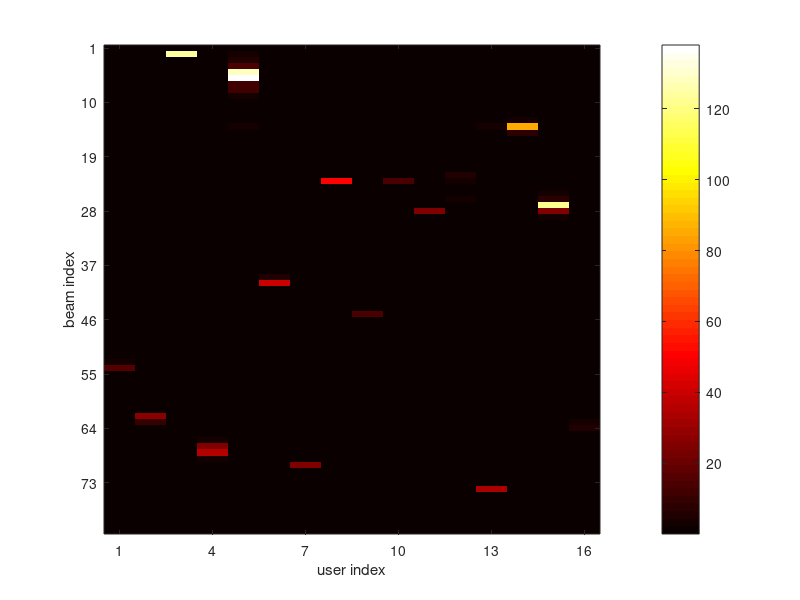

The MATLAB source for this figure:
% mmWave BeamSpace MIMO channel with ULA
clear;close all;clc;

% parameters settings
N = 81;   % TX antenna nums
K = 16;   % user nums
L = 2;    % NLOS path nums
%SNR = 30; % SNR in dB
var = [1, 0.01, 0.01]; % channel attenuation

% original channel matrix
H = zeros(N, K);

% set Only LOS components
%L = 0;

for k=1:K
    % random distribution of channel parameters
    theta = rand(1, L+1)-0.5;
    beta = sqrt(var/2).*(randn(1, L+1) +1i*randn(1, L+1));
    % array steering vector
    a = exp(-2*1i*pi*theta'*((0:N-1)-(N-1)/2))';
    
    h_k = zeros(N, 1);
    for l=1:L+1
        h_k = h_k + kron(beta(:,l), a(:,l));
    end
    H(:, k) = h_k;
end

%disp(H);
%save('ori_H.mat', 'H')

% construct U matrix for beamspace
U = zeros(N, N);
theta_b = ((1:N)-(N+1)/2)/N;
for n=1:N
    a_b = exp(-2*1i*pi*theta_b(n)*((0:N-1)-(N-1)/2))';
    U(:, n) = sqrt(1/N)*a_b;
end
U = U';


% beamspace channel matrix
H_b = U*H;
P = abs(H_b).^2;

figure(1);
colormap('hot');
imagesc(P);
colorbar;
set(gca, 'xtick', 1:3:K);
set(gca, 'ytick', 1:9:N);
xlabel('user index');
ylabel('beam index');

% Maximum Magnitude Selection
IndexSet=[];
%Index = cell(K, 1);
for k=1:K
    %eta = 0.5;       % threshhold
    power_eta = 0.9;  % power retaining threshhold
    %max_k = max(P(:, k));
    sum_k = sum(P(:, k));
    index_k = [];     % index set
    [V, I] = sort(P(:, k),'descend');
    v = 0;
    for n=1:N
        %if P(n, k) >= eta*max_k
            %index_k = [index_k  n];
        %end
        v = v + V(n);
        if v >= power_eta*sum_k
            index_k = I(1:n);
            break;
        end
    end
    % merge all index
    IndexSet = union(IndexSet, index_k);
    %Index(k) = {index_k};
end

% low-dimensional for corresponding to the selected beams
H_low = H_b(IndexSet, :);
% ZF precoding
%F_b = H_b*inv(H_b'*H_b);
%F_low = H_low*inv(H_low'*H_low);
%F_low = F_b(IndexSet, :);
